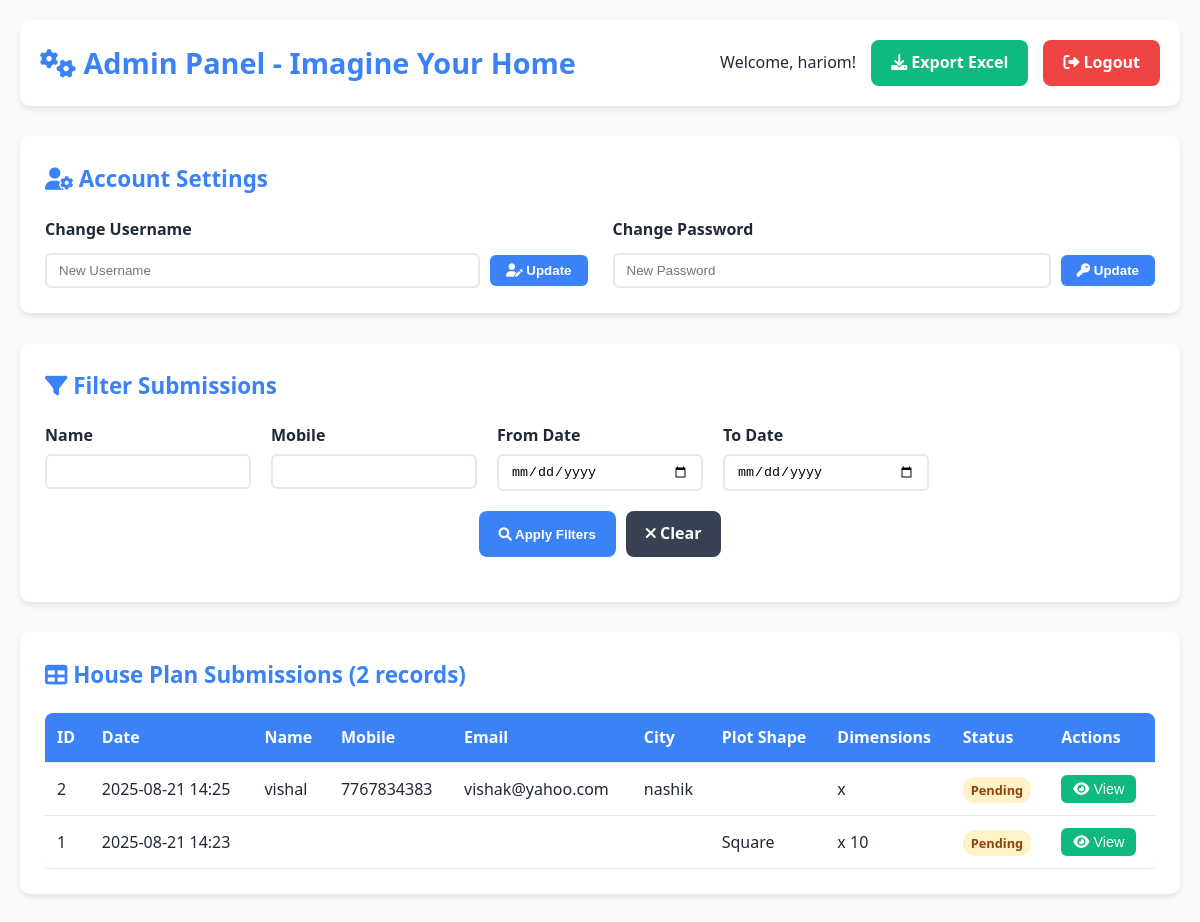
Page /admin.php (signed in) on the committed database.
### tables this page shows
CREATE TABLE `house_plans` (
  `id` int(11) NOT NULL,
  `name` varchar(100) NOT NULL,
  `mobile` varchar(15) NOT NULL,
  `email` varchar(100) NOT NULL,
  `city` varchar(50) NOT NULL,
  `plot_shape` text DEFAULT NULL,
  `plot_length` varchar(50) DEFAULT NULL,
  `plot_width` varchar(50) DEFAULT NULL,
  `plot_radius` varchar(50) DEFAULT NULL,
  `margin_right` varchar(50) DEFAULT NULL,
  `margin_left` varchar(50) DEFAULT NULL,
  `margin_back` varchar(50) DEFAULT NULL,
  `margin_front` varchar(50) DEFAULT NULL,
  `road_direction` text DEFAULT NULL,
  `front_facing` varchar(20) DEFAULT NULL,
  `entry_gate` varchar(20) DEFAULT NULL,
  `main_door` varchar(20) DEFAULT NULL,
  `gf_parking` int(11) DEFAULT 0,
  `gf_porch` int(11) DEFAULT 0,
  `gf_hall` int(11) DEFAULT 0,
  `gf_duplex_hall` int(11) DEFAULT 0,
  `gf_kitchen` int(11) DEFAULT 0,
  `gf_washing` int(11) DEFAULT 0,
  `gf_store` int(11) DEFAULT 0,
  `gf_bedroom` int(11) DEFAULT 0,
  `gf_bedroom_balcony` int(11) DEFAULT 0,
  `gf_master_bedroom` int(11) DEFAULT 0,
  `gf_master_balcony` int(11) DEFAULT 0,
  `gf_toilet` int(11) DEFAULT 0,
  `gf_bathroom` int(11) DEFAULT 0,
  `gf_puja` int(11) DEFAULT 0,
  `gf_guest` int(11) DEFAULT 0,
  `gf_theater` int(11) DEFAULT 0,
  `gf_courtyard` int(11) DEFAULT 0,
  `gf_staircase` int(11) DEFAULT 0,
  `gf_staircase_hall` int(11) DEFAULT 0,
  `ff_parking` int(11) DEFAULT 0,
  `ff_porch` int(11) DEFAULT 0,
  `ff_hall` int(11) DEFAULT 0,
  `ff_duplex_hall` int(11) DEFAULT 0,
  `ff_kitchen` int(11) DEFAULT 0,
  `ff_washing` int(11) DEFAULT 0,
  `ff_store` int(11) DEFAULT 0,
  `ff_bedroom` int(11) DEFAULT 0,
  `ff_bedroom_balcony` int(11) DEFAULT 0,
  `ff_master_bedroom` int(11) DEFAULT 0,
  `ff_master_balcony` int(11) DEFAULT 0,
  `ff_toilet` int(11) DEFAULT 0,
  `ff_bathroom` int(11) DEFAULT 0,
  `ff_puja` int(11) DEFAULT 0,
  `ff_guest` int(11) DEFAULT 0,
  `ff_theater` int(11) DEFAULT 0,
  `ff_courtyard` int(11) DEFAULT 0,
  `ff_staircase` int(11) DEFAULT 0,
  `ff_staircase_hall` int(11) DEFAULT 0,
  `sf_parking` int(11) DEFAULT 0,
  `sf_porch` int(11) DEFAULT 0,
  `sf_hall` int(11) DEFAULT 0,
  `sf_duplex_hall` int(11) DEFAULT 0,
  `sf_kitchen` int(11) DEFAULT 0,
  `sf_washing` int(11) DEFAULT 0,
  `sf_store` int(11) DEFAULT 0,
  `sf_bedroom` int(11) DEFAULT 0,
  `sf_bedroom_balcony` int(11) DEFAULT 0,
  `sf_master_bedroom` int(11) DEFAULT 0,
  `sf_master_balcony` int(11) DEFAULT 0,
  `sf_toilet` int(11) DEFAULT 0,
  `sf_bathroom` int(11) DEFAULT 0,
  `sf_puja` int(11) DEFAULT 0,
  `sf_guest` int(11) DEFAULT 0,
  `sf_theater` int(11) DEFAULT 0,
  `sf_courtyard` int(11) DEFAULT 0,
  `sf_staircase` int(11) DEFAULT 0,
  `sf_staircase_hall` int(11) DEFAULT 0,
  `total_ground` int(11) DEFAULT 0,
  `total_first` int(11) DEFAULT 0,
  `total_second` int(11) DEFAULT 0,
  `submission_date` timestamp NULL DEFAULT current_timestamp(),
  `status` varchar(20) DEFAULT 'pending'
);

### admin.php (the view, shortened to what this page needs)
<?php
include 'db.php';
$name_filter = $_GET['name'] ?? '';
$mobile_filter = $_GET['mobile'] ?? '';
$date_from = $_GET['date_from'] ?? '';
$date_to = $_GET['date_to'] ?? '';
$sql = "SELECT * FROM house_plans WHERE 1=1";
$params = [];
$sql .= " ORDER BY submission_date DESC";
try {
    $stmt = $pdo->prepare($sql);
    $stmt->execute($params);
    $submissions = $stmt->fetchAll();
} catch(PDOException $e) {
    $error_message = "Error fetching data: " . $e->getMessage();
    $submissions = [];
}
?>
<!DOCTYPE html>
<html lang="en">
<head>
    <link rel="stylesheet" href="style.css">
    <link href="https://cdnjs.cloudflare.com/ajax/libs/font-awesome/6.0.0/css/all.min.css" rel="stylesheet">
</head>
<body class="admin-body">
    <div class="admin-container">
        <header class="admin-header">
            <h1><i class="fas fa-cogs"></i> Admin Panel - Imagine Your Home</h1>
            <div class="admin-actions">
                <span>Welcome, <?php echo htmlspecialchars($_SESSION['admin_username']); ?>!</span>
                <a href="export.php" class="export-btn"><i class="fas fa-download"></i> Export Excel</a>
                <a href="logout.php" class="logout-btn"><i class="fas fa-sign-out-alt"></i> Logout</a>
            </div>
        </header>
        <div class="settings-section">
            <h3><i class="fas fa-user-cog"></i> Account Settings</h3>
            <div class="settings-grid">
                <div class="setting-item">
                    <h4>Change Username</h4>
                    <form method="POST" class="inline-form">
                        <input type="text" name="new_username" placeholder="New Username" required>
                        <button type="submit" name="change_username" class="btn-small">
                            <i class="fas fa-user-edit"></i> Update
                        </button>
                    </form>
                </div>
                <div class="setting-item">
                    <h4>Change Password</h4>
                    <form method="POST" class="inline-form">
                        <input type="password" name="new_password" placeholder="New Password" required>
                        <button type="submit" name="change_password" class="btn-small">
                            <i class="fas fa-key"></i> Update
                        </button>
                    </form>
                </div>
            </div>
        </div>
        <div class="filters-section">
            <h3><i class="fas fa-filter"></i> Filter Submissions</h3>
            <form method="GET" class="filter-form">
                <div class="filter-grid">
                    <div class="filter-item">
                        <label for="name">Name</label>
                        <input type="text" id="name" name="name" value="<?php echo htmlspecialchars($name_filter); ?>">
                    </div>
                    <div class="filter-item">
                        <label for="mobile">Mobile</label>
                        <input type="text" id="mobile" name="mobile" value="<?php echo htmlspecialchars($mobile_filter); ?>">
                    </div>
                    <div class="filter-item">
                        <label for="date_from">From Date</label>
                        <input type="date" id="date_from" name="date_from" value="<?php echo htmlspecialchars($date_from); ?>">
                    </div>
                    <div class="filter-item">
                        <label for="date_to">To Date</label>
                        <input type="date" id="date_to" name="date_to" value="<?php echo htmlspecialchars($date_to); ?>">
                    </div>
                    <div class="filter-actions">
                        <button type="submit" class="filter-btn">
                            <i class="fas fa-search"></i> Apply Filters
                        </button>
                        <a href="admin.php" class="clear-btn">
                            <i class="fas fa-times"></i> Clear
                        </a>
                    </div>
                </div>
            </form>
        </div>
        <div class="data-section">
            <h3><i class="fas fa-table"></i> House Plan Submissions (<?php echo count($submissions); ?> records)</h3>
            <?php if (empty($submissions)): ?>
                <div class="no-data">
                    <i class="fas fa-inbox"></i>
                    <p>No submissions found with the current filters.</p>
                </div>
            <?php else: ?>
                <div class="table-responsive">
                    <table class="data-table">
                        <thead>
                            <tr>
                                <th>ID</th>
                                <th>Date</th>
                                <th>Name</th>
                                <th>Mobile</th>
                                <th>Email</th>
                                <th>City</th>
                                <th>Plot Shape</th>
                                <th>Dimensions</th>
                                <th>Status</th>
                                <th>Actions</th>
                            </tr>
                        </thead>
                        <tbody>
                            <?php foreach ($submissions as $submission): ?>
                            <tr>
                                <td><?php echo $submission['id']; ?></td>
                                <td><?php echo date('Y-m-d H:i', strtotime($submission['submission_date'])); ?></td>
                                <td><?php echo htmlspecialchars($submission['name']); ?></td>
                                <td><?php echo htmlspecialchars($submission['mobile']); ?></td>
                                <td><?php echo htmlspecialchars($submission['email']); ?></td>
                                <td><?php echo htmlspecialchars($submission['city']); ?></td>
                                <td><?php echo htmlspecialchars($submission['plot_shape']); ?></td>
                                <td><?php echo htmlspecialchars($submission['plot_length'] . ' x ' . $submission['plot_width']); ?></td>
                                <td>
                                    <span class="status-<?php echo $submission['status']; ?>">
                                        <?php echo ucfirst($submission['status']); ?>
                                    </span>
                                </td>
                                <td>
                                    <button class="view-btn" onclick="viewDetails(<?php echo $submission['id']; ?>)">
                                        <i class="fas fa-eye"></i> View
                                    </button>
                                </td>
                            </tr>
                            <?php endforeach; ?>
                        </tbody>
                    </table>
                </div>
            <?php endif; ?>
        </div>
    </div>
</body>
</html>

### style.css (style rules this page uses)
* { margin: 0; padding: 0; box-sizing: border-box; }
:root { --primary-blue: #3B82F6; --secondary-blue: #1E40AF; --accent-green: #10B981; --light-green: #D1FAE5; --white: #FFFFFF; --light-gray: #F8FAFC; --dark-gray: #374151; --text-dark: #1F2937; --border-color: #E5E7EB; --shadow: 0 4px 6px -1px rgba(0, 0, 0, 0.1); --shadow-lg: 0 10px 15px -3px rgba(0, 0, 0, 0.1); }
body { font-family: 'Segoe UI', Tahoma, Geneva, Verdana, sans-serif; line-height: 1.6; color: var(--text-dark); background-color: var(--white); }
.admin-body { background: var(--light-gray); min-height: 100vh; }
.admin-container { max-width: 1400px; margin: 0 auto; padding: 20px; }
.admin-header { background: var(--white); padding: 20px; border-radius: 10px; box-shadow: var(--shadow); margin-bottom: 30px; display: flex; justify-content: space-between; align-items: center; flex-wrap: wrap; gap: 20px; }
.admin-header h1 { color: var(--primary-blue); font-size: 1.8rem; }
.admin-actions { display: flex; gap: 15px; align-items: center; flex-wrap: wrap; }
.export-btn, .logout-btn { padding: 10px 20px; border-radius: 8px; text-decoration: none; font-weight: 600; transition: all 0.3s ease; }
.export-btn { background: var(--accent-green); color: var(--white); }
.logout-btn { background: #EF4444; color: var(--white); }
.settings-section, .filters-section, .data-section { background: var(--white); padding: 25px; border-radius: 10px; box-shadow: var(--shadow); margin-bottom: 30px; }
.settings-section h3, .filters-section h3, .data-section h3 { color: var(--primary-blue); margin-bottom: 20px; font-size: 1.4rem; }
.settings-grid { display: grid; grid-template-columns: repeat(auto-fit, minmax(300px, 1fr)); gap: 25px; }
.setting-item h4 { margin-bottom: 10px; color: var(--text-dark); }
.inline-form { display: flex; gap: 10px; align-items: center; }
.inline-form input { flex: 1; padding: 8px 12px; border: 2px solid var(--border-color); border-radius: 6px; }
.btn-small { padding: 8px 16px; background: var(--primary-blue); color: var(--white); border: none; border-radius: 6px; cursor: pointer; font-weight: 600; transition: background-color 0.3s ease; }
.filter-form { margin-top: 20px; }
.filter-grid { display: grid; grid-template-columns: repeat(auto-fit, minmax(200px, 1fr)); gap: 20px; margin-bottom: 20px; }
.filter-item label { display: block; margin-bottom: 5px; font-weight: 600; color: var(--text-dark); }
.filter-item input { width: 100%; padding: 8px 12px; border: 2px solid var(--border-color); border-radius: 6px; }
.filter-actions { display: flex; gap: 10px; justify-content: center; grid-column: 1 / -1; }
.filter-btn, .clear-btn { padding: 10px 20px; border-radius: 8px; text-decoration: none; font-weight: 600; transition: all 0.3s ease; }
.filter-btn { background: var(--primary-blue); color: var(--white); border: none; cursor: pointer; }
.clear-btn { background: var(--dark-gray); color: var(--white); }
.table-responsive { overflow-x: auto; margin-top: 20px; }
.data-table { width: 100%; border-collapse: collapse; background: var(--white); border-radius: 8px; overflow: hidden; box-shadow: var(--shadow); }
.data-table th, .data-table td { padding: 12px; text-align: left; border-bottom: 1px solid var(--border-color); }
.data-table th { background: var(--primary-blue); color: var(--white); font-weight: 600; }
.status-pending { background: #FEF3C7; color: #92400E; padding: 4px 8px; border-radius: 12px; font-size: 0.8rem; font-weight: 600; }
.view-btn { background: var(--accent-green); color: var(--white); padding: 6px 12px; border: none; border-radius: 6px; cursor: pointer; font-size: 0.9rem; transition: background-color 0.3s ease; }

### rows in the picture
house_plans: id "2", submission_date "2025-08-21 14:25", name "vishal", mobile "7767834383", email "vishak@yahoo.com", city "nashik", plot_length+plot_width "x", status "Pending"
house_plans: id "1", submission_date "2025-08-21 14:23", plot_shape "Square", plot_length+plot_width "x 10", status "Pending"

### other values in the picture
$_SESSION['admin_username'] "hariom"
count($submissions) "2"
